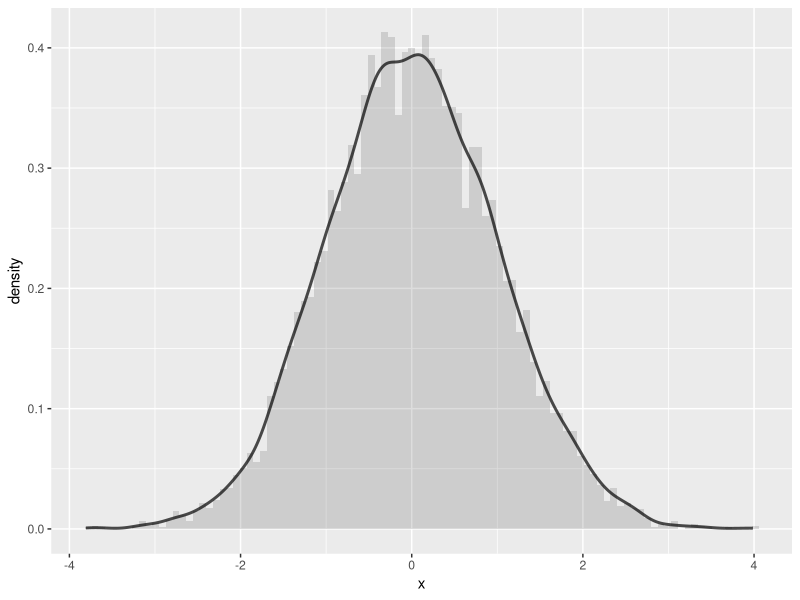

Here is the R script that generated this plot: (Note: this script raises an error after producing the figure.)
library(ggplot2)

#################################
# Normal Distribution

# case 1
x <- rnorm(10000, mean=0, sd=1)
ggplot(NULL, aes(x=x, y=..density..)) +
  geom_histogram(alpha=.2, bins = 100) +
  geom_line(stat="density", size=1, alpha=.7)

# case 2
x <- seq(-3, 3, length=200)
ggplot(NULL, aes(x)) + 
  stat_function(fun=dnorm)

# case 3
x <- seq(-3, 3, length=200)
plot(x, dnorm(x, mean=0, sd=1), type='l', main="Normal distribution, X~N(0,1)")

#################################
# Normal Distribution comparison by m, sd

# mean = fixed, sd = varaible
x1 <- rnorm(10000, mean=0, sd=1)
x2 <- rnorm(10000, mean=0, sd=.5)
x3 <- rnorm(10000, mean=0, sd=2)
ggplot() +
  geom_histogram(aes(x=x1, y=..density..), alpha=.3, bins = 100) +
  geom_line(aes(x=x1, y=..density..), stat="density", size=1, alpha=.7) + 
  
  geom_histogram(aes(x=x2, y=..density..), fill='blue', alpha=.3, bins = 100) +
  geom_line(aes(x=x2, y=..density..), color='blue', stat="density", size=1, alpha=.7) +
  
  geom_histogram(aes(x=x3, y=..density..), fill='red', alpha=.3, bins = 100) +
  geom_line(aes(x=x3, y=..density..), color='red', stat="density", size=1, alpha=.7) +

  geom_text(aes(x=2, y=.4, label = "m=0, sd=1")) +
  geom_text(aes(x=2, y=.8, label = "m=0, sd=1/2"), color='blue') +
  geom_text(aes(x=2, y=.2, label = "m=0, sd=2"), color='red')


# mean = variable, sd = fixed
x1 <- rnorm(10000, mean=0, sd=1)
x2 <- rnorm(10000, mean=2, sd=1)
x3 <- rnorm(10000, mean=4, sd=1)
ggplot() +
  geom_histogram(aes(x=x1, y=..density..), alpha=.3, bins = 100) +
  geom_line(aes(x=x1, y=..density..), stat="density", size=1, alpha=.7) + 
  
  geom_histogram(aes(x=x2, y=..density..), fill='blue', alpha=.3, bins = 100) +
  geom_line(aes(x=x2, y=..density..), color='blue', stat="density", size=1, alpha=.7) +
  
  geom_histogram(aes(x=x3, y=..density..), fill='red', alpha=.3, bins = 100) +
  geom_line(aes(x=x3, y=..density..), color='red', stat="density", size=1, alpha=.7) +
  
  geom_text(aes(x=0, y=.4, label = "m=0, sd=1")) +
  geom_text(aes(x=2, y=.4, label = "m=2, sd=1"), color='blue') +
  geom_text(aes(x=4, y=.4, label = "m=4, sd=1"), color='red')


#################################
# Standard Normal Distribution painting specific range
dnorm_func <- function(x){
  y <- dnorm(x)
  y[x < 0 | x > 1] <- NA
  return(y)
}

ggplot(NULL, aes(x=c(-3, 3))) +
  ggtitle("Standard Normal Distribution") +
  stat_function(fun=dnorm) +
  stat_function(fun=dnorm_func, geom="area", fill="gray", alpha=0.5) +
  ylab("f(z)") +
  xlab("z") +
  geom_text(aes(x=1, y=.0, label = "z")) +
  geom_text(aes(x=1.5, y=.25, label = "P(0<=Z<=z)")) +
  geom_text(aes(x=0, y=.41, label = "1/root(2π)"))


#################################
# PDF
dnorm_func <- function(x){
  y <- dnorm(x)
  y[x < 1 | x > 2] <- NA
  return(y)
}

ggplot(NULL, aes(x=c(-3, 3))) +
  ggtitle("PDF(from 1 to 2) at X~N(0,1), ") +
  stat_function(fun=dnorm) +
  stat_function(fun=dnorm_func, geom="area", fill="gray", alpha=0.5) +
  ylab("f(x)") +
  xlab("x")

#################################
# CDF
ggplot(NULL, aes(x=c(-3,3))) +
  ggtitle("CDF at X~N(0,1), ") +
  stat_function(fun=pnorm) +
  ylab("F(x)") +
  xlab("x")
